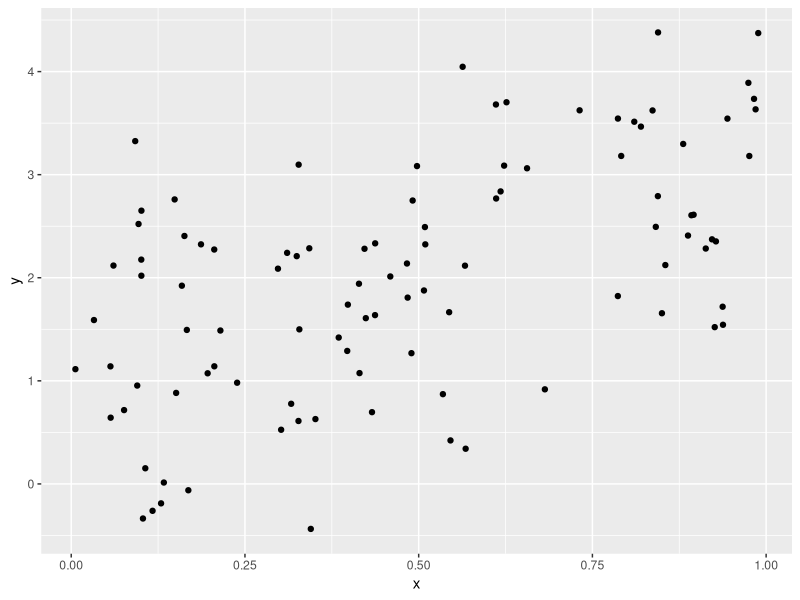

Write the R code that produced this figure.
## ---- chunk 1
library(tibble)
library(ggplot2)
library(tidyverse)
## ---- chunk 2
plot_df =
  tibble(
    x = runif(100),
    y = 1 + 2 * x + rnorm(100)
  )

plot_df |>
  ggplot(aes(x=x, y=y)) + geom_point()
